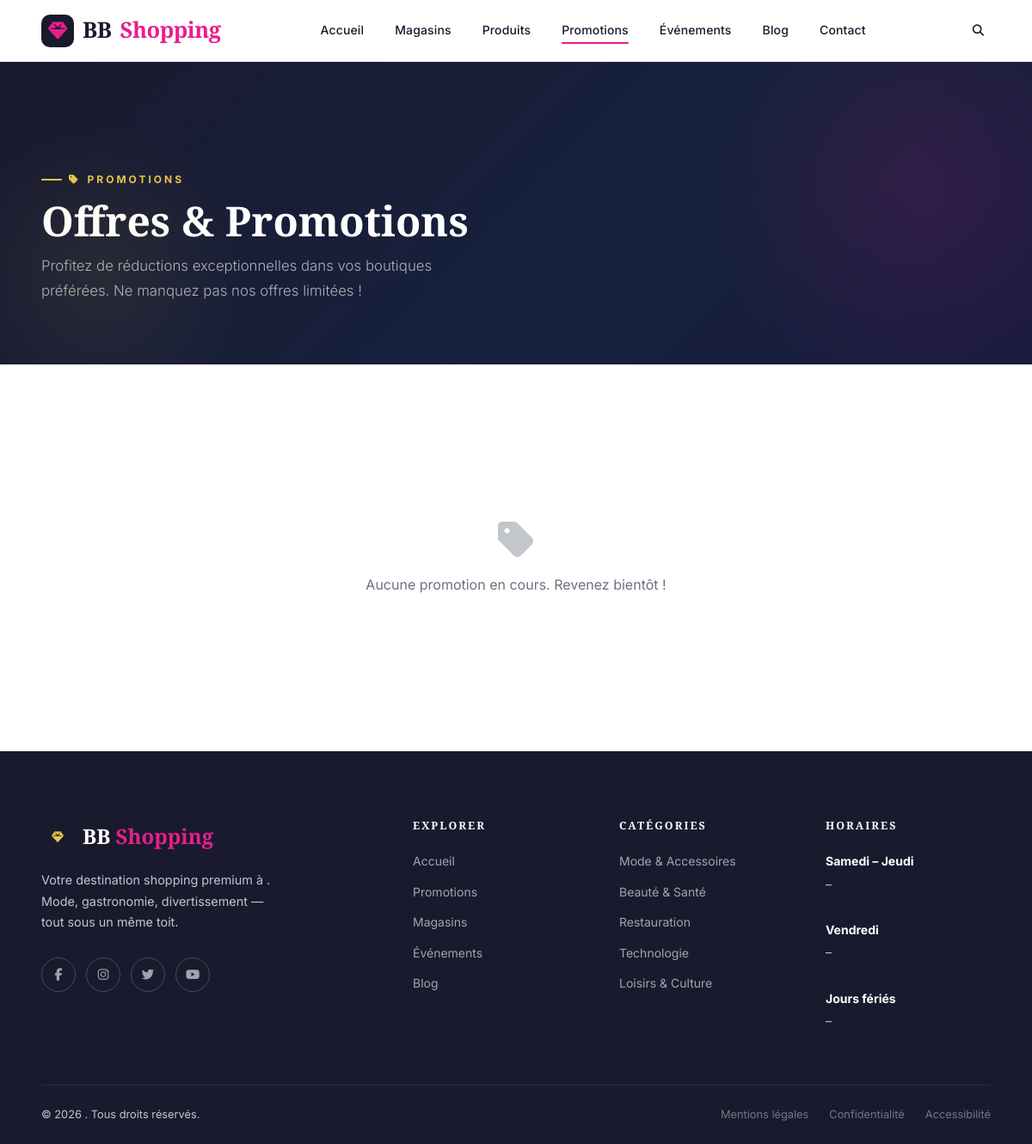
Before: /promotions/ with the older database file.
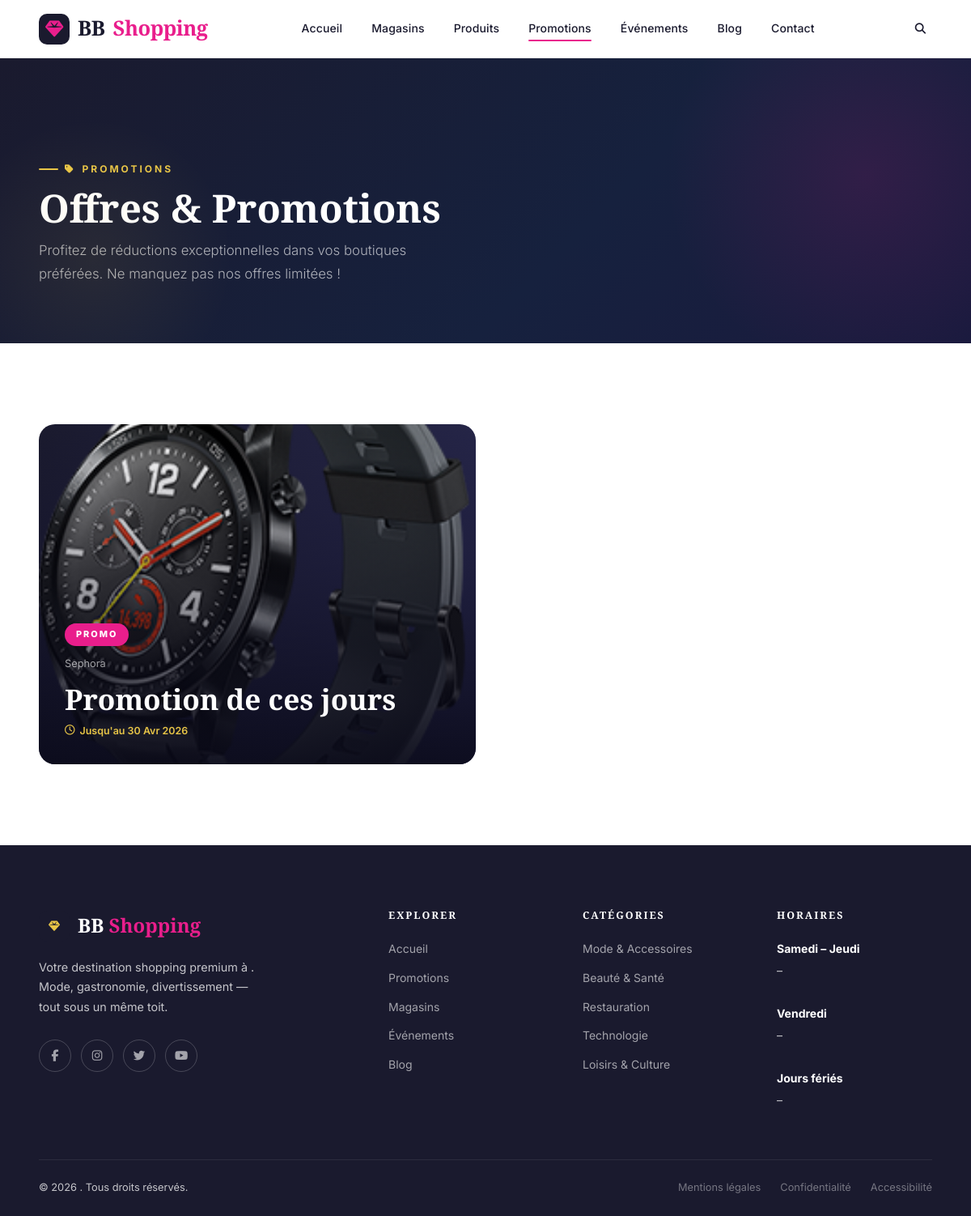
After: the same page with the newer database file.
### centre_commercial/models.py (models this page shows, shortened)
class Promotion(models.Model):
    shop = models.ForeignKey(Shop, on_delete=models.SET_NULL, null=True, blank=True, related_name='promotions')
    title = models.CharField(max_length=200, verbose_name="Title")
    description = models.TextField(verbose_name="Description")
    image = models.ImageField(upload_to='promotions/', verbose_name="Image")
    start_date = models.DateField(verbose_name="Start date")
    end_date = models.DateField(verbose_name="End date")
    created_at = models.DateTimeField(auto_now_add=True, verbose_name="Created at")
    class Meta:
        verbose_name = "Promotion"
        verbose_name_plural = "Promotions"

class Shop(models.Model):
    CATEGORIES = [
        ('mode', 'Mode'),
        ('beaute', 'Beauté & Santé'),
        ('restauration', 'Restauration'),
        ('technologie', 'Technologie'),
        ('maison', 'Maison'),
        ('loisirs', 'Loisirs & Culture'),
        ('cinema', 'Cinéma'),
        ('autre', 'Autre'),
    ]
    mall = models.ForeignKey(Mall, on_delete=models.SET_NULL, null=True, blank=True, related_name='shops')
    name = models.CharField(max_length=200, verbose_name="Name of shop")
    slug = models.SlugField(unique=True, blank=True)
    category = models.CharField(max_length=50, choices=CATEGORIES, verbose_name="Category")
    description = models.TextField(verbose_name="Description")
    cover = models.ImageField(upload_to='shops/cover/', verbose_name="Cover")
    logo = models.ImageField(upload_to='shops/logo/', verbose_name="Logo")
    phone    = models.CharField(max_length=20, blank=True, null=True, verbose_name="Phone")
    location = models.CharField(max_length=200, help_text="Ex: Niveau 1, Aile Nord", verbose_name="Location")
    email    = models.EmailField(blank=True, null=True, verbose_name="Email")
    website  = models.URLField(blank=True, null=True, verbose_name="Website")
    is_featured = models.BooleanField(default=False, verbose_name="Is featured ?")
    created_at = models.DateTimeField(auto_now_add=True)
    modified_at = models.DateTimeField(auto_now=True)
    is_closed = models.BooleanField(default=False, verbose_name="Is closed ?")
    observation = models.TextField(blank=True, null=True, verbose_name="Observation") # En cas de fermeture ou autre
    class Meta:
        verbose_name = "Shop"
        verbose_name_plural = "Shops"

### centre_commercial/views.py (the view)
# urls.py: path('promotions/', views.PromotionListView.as_view(), name='promotions_all'),
class PromotionListView(ListView):
    model = Promotion
    template_name = 'mall/promotion_list.html'
    context_object_name = 'promotions'
    paginate_by = 12
    def get_queryset(self):
        now = timezone.now()
        queryset = Promotion.objects.filter(
            start_date__lte=now,
            end_date__gte=now
        )
        self.mall_slug = self.kwargs.get('slug')
        self.mall = None  # مهم جداً
        if self.mall_slug:
            self.mall = get_object_or_404(Mall, slug=self.mall_slug)
            queryset = queryset.filter(shop__mall=self.mall)
        return queryset.select_related('shop', 'shop__mall').order_by('-created_at')
    def get_context_data(self, **kwargs):
        context = super().get_context_data(**kwargs)
        context['mall'] = self.mall
        return context

### centre_commercial/context_processors.py (called while the page is built)
def cart_processor(request):
    cart_count = 0
    if request.user.is_authenticated:
        order = Order.objects.filter(user=request.user, status='pending').first()
        if order:
            cart_count = sum(item.quantity for item in order.items.all())
    return {
        'cart_count': cart_count
    }

### templates/mall/promotion_list.html (shortened to what this page needs)
{% extends 'base.html' %}
{% block content %}
<section class="ym-page-hero">
  <div class="ym-container">
    <p class="ym-eyebrow"><i class="fas fa-tag"></i> Promotions</p>
    <h1 class="ym-section-title">Offres &amp; Promotions</h1>
    <p class="ym-section-subtitle">Profitez de réductions exceptionnelles dans vos boutiques préférées. Ne manquez pas nos offres limitées !</p>
  </div>
</section>
<section class="ym-section ym-section--light">
  <div class="ym-container">
    <div class="ym-promos-grid ym-reveal">
      {% for promotion in promotions %}
        <a href="{% url 'shop_detail' mall_slug=promotion.shop.mall.slug slug=promotion.shop.slug %}" class="ym-promo-card">
        {% if promotion.image %}
        <div class="ym-promo-card__bg" style="background-image:url('{{ promotion.image.url }}');"></div>
        <div class="ym-promo-card__overlay"></div>
        {% else %}
        <div class="ym-promo-card__bg ym-promo-card--gradient-{{ forloop.counter|divisibleby:3|yesno:'3,1,2' }}" style="opacity:.6;"></div>
        {% endif %}
        <div class="ym-promo-card__content">
          <span class="ym-promo-card__tag">Promo</span>
          <p class="ym-promo-card__store">{{ promotion.shop.name }}</p>
          <h2 class="ym-promo-card__title">{{ promotion.title }}</h2>
          <p class="ym-promo-card__date">
            <i class="far fa-clock"></i> Jusqu'au {{ promotion.end_date|date:"d M Y" }}
          </p>
        </div>
      </a>
      {% empty %}
      <div class="ym-empty" style="grid-column: 1/-1;">
        <i class="fas fa-tag"></i>
        <p>Aucune promotion en cours. Revenez bientôt !</p>
      </div>
      {% endfor %}
    </div>
  </div>
</section>
{% endblock %}

Changed rows visible on the page:
added Promotion: image (picture), shop.name "Sephora", title "Promotion de ces jours", end_date "30 Avr 2026"
Other visible differences:
text no longer shown: "Aucune promotion en cours. Revenez bientôt !"
